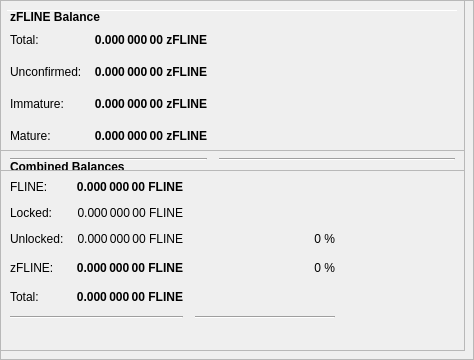
        <widget class="QFrame" name="frameObfuscation">
         <property name="minimumSize">
          <size>
           <width>0</width>
           <height>350</height>
          </size>
         </property>
         <property name="layoutDirection">
          <enum>Qt::LeftToRight</enum>
         </property>
         <property name="frameShape">
          <enum>QFrame::StyledPanel</enum>
         </property>
         <property name="frameShadow">
          <enum>QFrame::Raised</enum>
         </property>
         <widget class="QPushButton" name="runAutoDenom">
          <property name="geometry">
           <rect>
            <x>251</x>
            <y>17</y>
            <width>1</width>
            <height>1</height>
           </rect>
          </property>
          <property name="palette">
           <palette>
            <active>
             <colorrole role="WindowText">
              <brush brushstyle="SolidPattern">
               <color alpha="255">
                <red>0</red>
                <green>0</green>
                <blue>0</blue>
               </color>
              </brush>
             </colorrole>
             <colorrole role="Button">
              <brush brushstyle="SolidPattern">
               <color alpha="255">
                <red>239</red>
                <green>238</green>
                <blue>238</blue>
               </color>
              </brush>
             </colorrole>
             <colorrole role="Light">
              <brush brushstyle="SolidPattern">
               <color alpha="255">
                <red>255</red>
                <green>255</green>
                <blue>255</blue>
               </color>
              </brush>
             </colorrole>
             <colorrole role="Midlight">
              <brush brushstyle="SolidPattern">
               <color alpha="255">
                <red>247</red>
                <green>246</green>
                <blue>246</blue>
               </color>
              </brush>
             </colorrole>
             <colorrole role="Dark">
              <brush brushstyle="SolidPattern">
               <color alpha="255">
                <red>119</red>
                <green>119</green>
                <blue>119</blue>
               </color>
              </brush>
             </colorrole>
             <colorrole role="Mid">
              <brush brushstyle="SolidPattern">
               <color alpha="255">
                <red>159</red>
                <green>159</green>
                <blue>159</blue>
               </color>
              </brush>
             </colorrole>
             <colorrole role="Text">
              <brush brushstyle="SolidPattern">
               <color alpha="255">
                <red>0</red>
                <green>0</green>
                <blue>0</blue>
               </color>
              </brush>
             </colorrole>
             <colorrole role="BrightText">
              <brush brushstyle="SolidPattern">
               <color alpha="255">
                <red>255</red>
                <green>255</green>
                <blue>255</blue>
               </color>
              </brush>
             </colorrole>
             <colorrole role="ButtonText">
              <brush brushstyle="SolidPattern">
               <color alpha="255">
                <red>0</red>
                <green>0</green>
                <blue>0</blue>
               </color>
              </brush>
             </colorrole>
             <colorrole role="Base">
              <brush brushstyle="SolidPattern">
               <color alpha="255">
                <red>255</red>
                <green>255</green>
                <blue>255</blue>
               </color>
              </brush>
             </colorrole>
             <colorrole role="Window">
              <brush brushstyle="SolidPattern">
               <color alpha="255">
                <red>239</red>
                <green>238</green>
                <blue>238</blue>
               </color>
              </brush>
             </colorrole>
             <colorrole role="Shadow">
              <brush brushstyle="SolidPattern">
               <color alpha="255">
                <red>0</red>
                <green>0</green>
                <blue>0</blue>
               </color>
              </brush>
             </colorrole>
             <colorrole role="AlternateBase">
              <brush brushstyle="SolidPattern">
               <color alpha="255">
                <red>247</red>
                <green>246</green>
                <blue>246</blue>
               </color>
              </brush>
             </colorrole>
             <colorrole role="ToolTipBase">
              <brush brushstyle="SolidPattern">
               <color alpha="255">
                <red>255</red>
                <green>255</green>
                <blue>220</blue>
               </color>
              </brush>
             </colorrole>
             <colorrole role="ToolTipText">
              <brush brushstyle="SolidPattern">
               <color alpha="255">
                <red>0</red>
                <green>0</green>
                <blue>0</blue>
               </color>
              </brush>
             </colorrole>
            </active>
            <inactive>
             <colorrole role="WindowText">
              <brush brushstyle="SolidPattern">
               <color alpha="255">
                <red>0</red>
                <green>0</green>
                <blue>0</blue>
               </color>
              </brush>
             </colorrole>
             <colorrole role="Button">
              <brush brushstyle="SolidPattern">
               <color alpha="255">
                <red>239</red>
                <green>238</green>
                <blue>238</blue>
               </color>
              </brush>
             </colorrole>
             <colorrole role="Light">
              <brush brushstyle="SolidPattern">
               <color alpha="255">
                <red>255</red>
                <green>255</green>
                <blue>255</blue>
               </color>
              </brush>
             </colorrole>
             <colorrole role="Midlight">
              <brush brushstyle="SolidPattern">
               <color alpha="255">
                <red>247</red>
                <green>246</green>
                <blue>246</blue>
               </color>
              </brush>
             </colorrole>
             <colorrole role="Dark">
              <brush brushstyle="SolidPattern">
               <color alpha="255">
                <red>119</red>
                <green>119</green>
                <blue>119</blue>
               </color>
              </brush>
             </colorrole>
             <colorrole role="Mid">
              <brush brushstyle="SolidPattern">
               <color alpha="255">
                <red>159</red>
                <green>159</green>
                <blue>159</blue>
               </color>
              </brush>
             </colorrole>
             <colorrole role="Text">
              <brush brushstyle="SolidPattern">
               <color alpha="255">
                <red>0</red>
                <green>0</green>
                <blue>0</blue>
               </color>
              </brush>
             </colorrole>
             <colorrole role="BrightText">
              <brush brushstyle="SolidPattern">
               <color alpha="255">
                <red>255</red>
                <green>255</green>
                <blue>255</blue>
               </color>
              </brush>
             </colorrole>
             <colorrole role="ButtonText">
              <brush brushstyle="SolidPattern">
               <color alpha="255">
                <red>0</red>
                <green>0</green>
                <blue>0</blue>
               </color>
              </brush>
             </colorrole>
             <colorrole role="Base">
              <brush brushstyle="SolidPattern">
               <color alpha="255">
                <red>255</red>
                <green>255</green>
                <blue>255</blue>
               </color>
              </brush>
             </colorrole>
             <colorrole role="Window">
              <brush brushstyle="SolidPattern">
               <color alpha="255">
                <red>239</red>
                <green>238</green>
                <blue>238</blue>
               </color>
              </brush>
             </colorrole>
             <colorrole role="Shadow">
              <brush brushstyle="SolidPattern">
               <color alpha="255">
                <red>0</red>
                <green>0</green>
                <blue>0</blue>
               </color>
              </brush>
             </colorrole>
             <colorrole role="AlternateBase">
              <brush brushstyle="SolidPattern">
               <color alpha="255">
                <red>247</red>
                <green>246</green>
                <blue>246</blue>
               </color>
              </brush>
             </colorrole>
             <colorrole role="ToolTipBase">
              <brush brushstyle="SolidPattern">
               <color alpha="255">
                <red>255</red>
                <green>255</green>
                <blue>220</blue>
               </color>
              </brush>
             </colorrole>
             <colorrole role="ToolTipText">
              <brush brushstyle="SolidPattern">
               <color alpha="255">
                <red>0</red>
                <green>0</green>
                <blue>0</blue>
               </color>
              </brush>
             </colorrole>
            </inactive>
            <disabled>
             <colorrole role="WindowText">
              <brush brushstyle="SolidPattern">
               <color alpha="255">
                <red>119</red>
                <green>119</green>
                <blue>119</blue>
               </color>
              </brush>
             </colorrole>
             <colorrole role="Button">
              <brush brushstyle="SolidPattern">
               <color alpha="255">
                <red>239</red>
                <green>238</green>
                <blue>238</blue>
               </color>
              </brush>
             </colorrole>
             <colorrole role="Light">
              <brush brushstyle="SolidPattern">
               <color alpha="255">
                <red>255</red>
                <green>255</green>
                <blue>255</blue>
               </color>
              </brush>
             </colorrole>
             <colorrole role="Midlight">
              <brush brushstyle="SolidPattern">
               <color alpha="255">
                <red>247</red>
                <green>246</green>
                <blue>246</blue>
               </color>
              </brush>
             </colorrole>
             <colorrole role="Dark">
              <brush brushstyle="SolidPattern">
               <color alpha="255">
                <red>119</red>
                <green>119</green>
                <blue>119</blue>
               </color>
              </brush>
             </colorrole>
             <colorrole role="Mid">
              <brush brushstyle="SolidPattern">
               <color alpha="255">
                <red>159</red>
                <green>159</green>
                <blue>159</blue>
               </color>
              </brush>
             </colorrole>
             <colorrole role="Text">
              <brush brushstyle="SolidPattern">
               <color alpha="255">
                <red>119</red>
                <green>119</green>
                <blue>119</blue>
               </color>
              </brush>
             </colorrole>
             <colorrole role="BrightText">
              <brush brushstyle="SolidPattern">
               <color alpha="255">
                <red>255</red>
                <green>255</green>
                <blue>255</blue>
               </color>
              </brush>
             </colorrole>
             <colorrole role="ButtonText">
              <brush brushstyle="SolidPattern">
               <color alpha="255">
                <red>119</red>
                <green>119</green>
                <blue>119</blue>
               </color>
              </brush>
             </colorrole>
             <colorrole role="Base">
              <brush brushstyle="SolidPattern">
               <color alpha="255">
                <red>239</red>
                <green>238</green>
                <blue>238</blue>
               </color>
              </brush>
             </colorrole>
             <colorrole role="Window">
              <brush brushstyle="SolidPattern">
               <color alpha="255">
                <red>239</red>
                <green>238</green>
                <blue>238</blue>
               </color>
              </brush>
             </colorrole>
             <colorrole role="Shadow">
              <brush brushstyle="SolidPattern">
               <color alpha="255">
                <red>0</red>
                <green>0</green>
                <blue>0</blue>
               </color>
              </brush>
             </colorrole>
             <colorrole role="AlternateBase">
              <brush brushstyle="SolidPattern">
               <color alpha="255">
                <red>239</red>
                <green>238</green>
                <blue>238</blue>
               </color>
              </brush>
             </colorrole>
             <colorrole role="ToolTipBase">
              <brush brushstyle="SolidPattern">
               <color alpha="255">
                <red>255</red>
                <green>255</green>
                <blue>220</blue>
               </color>
              </brush>
             </colorrole>
             <colorrole role="ToolTipText">
              <brush brushstyle="SolidPattern">
               <color alpha="255">
                <red>0</red>
                <green>0</green>
                <blue>0</blue>
               </color>
              </brush>
             </colorrole>
            </disabled>
           </palette>
          </property>
          <property name="focusPolicy">
           <enum>Qt::NoFocus</enum>
          </property>
          <property name="autoFillBackground">
           <bool>true</bool>
          </property>
          <property name="text">
           <string/>
          </property>
          <property name="flat">
           <bool>true</bool>
          </property>
         </widget>
         <widget class="Line" name="line">
          <property name="geometry">
           <rect>
            <x>7</x>
            <y>10</y>
            <width>451</width>
            <height>1</height>
           </rect>
          </property>
          <property name="orientation">
           <enum>Qt::Horizontal</enum>
          </property>
         </widget>
         <widget class="QFrame" name="frame_3">
          <property name="geometry">
           <rect>
            <x>0</x>
            <y>150</y>
            <width>465</width>
            <height>201</height>
           </rect>
          </property>
          <property name="frameShape">
           <enum>QFrame::StyledPanel</enum>
          </property>
          <property name="frameShadow">
           <enum>QFrame::Raised</enum>
          </property>
          <layout class="QVBoxLayout" name="verticalLayout_5">
           <item>
            <layout class="QHBoxLayout" name="horizontalLayout_5" stretch="0">
             <item>
              <widget class="QLabel" name="label_5z">
               <property name="maximumSize">
                <size>
                 <width>16777215</width>
                 <height>20</height>
                </size>
               </property>
               <property name="font">
                <font>
                 <weight>75</weight>
                 <bold>true</bold>
                </font>
               </property>
               <property name="toolTip">
                <string>Combined Balances (including unconfirmed and immature coins)</string>
               </property>
               <property name="text">
                <string>&lt;html&gt;&lt;head/&gt;&lt;body&gt;&lt;p&gt;Combined Balances&lt;/p&gt;&lt;/body&gt;&lt;/html&gt;</string>
               </property>
              </widget>
             </item>
            </layout>
           </item>
           <item>
            <layout class="QGridLayout" name="gridLayout_3">
             <property name="spacing">
              <number>12</number>
             </property>
             <item row="7" column="0" colspan="2">
              <widget class="Line" name="lineSpendableBalance_3">
               <property name="orientation">
                <enum>Qt::Horizontal</enum>
               </property>
              </widget>
             </item>
             <item row="7" column="2">
              <widget class="Line" name="lineWatchBalance_3">
               <property name="sizePolicy">
                <sizepolicy hsizetype="Preferred" vsizetype="Fixed">
                 <horstretch>0</horstretch>
                 <verstretch>0</verstretch>
                </sizepolicy>
               </property>
               <property name="minimumSize">
                <size>
                 <width>140</width>
                 <height>0</height>
                </size>
               </property>
               <property name="orientation">
                <enum>Qt::Horizontal</enum>
               </property>
              </widget>
             </item>
             <item row="4" column="1">
              <widget class="QLabel" name="labelzBalancez">
               <property name="font">
                <font>
                 <weight>75</weight>
                 <bold>true</bold>
                </font>
               </property>
               <property name="cursor">
                <cursorShape>IBeamCursor</cursorShape>
               </property>
               <property name="toolTip">
                <string>Total of transactions that have yet to be confirmed, and do not yet count toward the spendable balance</string>
               </property>
               <property name="text">
                <string notr="true">0.000 000 00 FLINE</string>
               </property>
               <property name="alignment">
                <set>Qt::AlignRight|Qt::AlignTrailing|Qt::AlignVCenter</set>
               </property>
               <property name="textInteractionFlags">
                <set>Qt::LinksAccessibleByMouse|Qt::TextSelectableByKeyboard|Qt::TextSelectableByMouse</set>
               </property>
              </widget>
             </item>
             <item row="6" column="1">
              <widget class="QLabel" name="labelTotalz">
               <property name="font">
                <font>
                 <weight>75</weight>
                 <bold>true</bold>
                </font>
               </property>
               <property name="cursor">
                <cursorShape>IBeamCursor</cursorShape>
               </property>
               <property name="toolTip">
                <string>Total Balance, including unconfirmed and immature coins.</string>
               </property>
               <property name="text">
                <string notr="true">0.000 000 00 FLINE</string>
               </property>
               <property name="alignment">
                <set>Qt::AlignRight|Qt::AlignTrailing|Qt::AlignVCenter</set>
               </property>
               <property name="textInteractionFlags">
                <set>Qt::LinksAccessibleByMouse|Qt::TextSelectableByKeyboard|Qt::TextSelectableByMouse</set>
               </property>
              </widget>
             </item>
             <item row="4" column="3">
              <spacer name="horizontalSpacer_6">
               <property name="orientation">
                <enum>Qt::Horizontal</enum>
               </property>
               <property name="sizeHint" stdset="0">
                <size>
                 <width>40</width>
                 <height>20</height>
                </size>
               </property>
              </spacer>
             </item>
             <item row="6" column="0">
              <widget class="QLabel" name="labelTotalTextz">
               <property name="text">
                <string>Total:</string>
               </property>
              </widget>
             </item>
             <item row="1" column="0">
              <widget class="QLabel" name="labelBalanceTextz">
               <property name="text">
                <string>FLINE:</string>
               </property>
              </widget>
             </item>
             <item row="1" column="1">
              <widget class="QLabel" name="labelBalancez">
               <property name="font">
                <font>
                 <weight>75</weight>
                 <bold>true</bold>
                </font>
               </property>
               <property name="cursor">
                <cursorShape>IBeamCursor</cursorShape>
               </property>
               <property name="toolTip">
                <string>Your current spendable balance</string>
               </property>
               <property name="text">
                <string notr="true">0.000 000 00 FLINE</string>
               </property>
               <property name="alignment">
                <set>Qt::AlignRight|Qt::AlignTrailing|Qt::AlignVCenter</set>
               </property>
               <property name="textInteractionFlags">
                <set>Qt::LinksAccessibleByMouse|Qt::TextSelectableByKeyboard|Qt::TextSelectableByMouse</set>
               </property>
              </widget>
             </item>
             <item row="4" column="0">
              <widget class="QLabel" name="labelzBalanceTextz">
               <property name="toolTip">
                <string/>
               </property>
               <property name="text">
                <string>zFLINE:</string>
               </property>
              </widget>
             </item>
             <item row="4" column="2">
              <widget class="QLabel" name="labelzFLINEPercent">
               <property name="toolTip">
                <string>Current percentage of zFLINE.
If AutoMint is enabled this percentage will settle around the configured AutoMint percentage (default = 10%)</string>
               </property>
               <property name="text">
                <string>0 %</string>
               </property>
               <property name="alignment">
                <set>Qt::AlignRight|Qt::AlignTrailing|Qt::AlignVCenter</set>
               </property>
              </widget>
             </item>
             <item row="6" column="2">
              <widget class="QLabel" name="label100Percent">
               <property name="text">
                <string/>
               </property>
               <property name="alignment">
                <set>Qt::AlignRight|Qt::AlignTrailing|Qt::AlignVCenter</set>
               </property>
              </widget>
             </item>
             <item row="2" column="1">
              <widget class="QLabel" name="labelLockedBalance">
               <property name="toolTip">
                <string>Locked FLINE or Masternode collaterals. These are excluded from zFLINE minting.</string>
               </property>
               <property name="text">
                <string>0.000 000 00 FLINE</string>
               </property>
               <property name="alignment">
                <set>Qt::AlignRight|Qt::AlignTrailing|Qt::AlignVCenter</set>
               </property>
              </widget>
             </item>
             <item row="2" column="0">
              <widget class="QLabel" name="labelLockedBalanceText">
               <property name="toolTip">
                <string>Locked FLINE or Masternode collaterals. These are excluded from zFLINE minting.</string>
               </property>
               <property name="text">
                <string>Locked:</string>
               </property>
              </widget>
             </item>
             <item row="3" column="0">
              <widget class="QLabel" name="labelUnLockedBalanceText">
               <property name="toolTip">
                <string>Unlocked FLINEs. These can be used for zFLINE minting.</string>
               </property>
               <property name="text">
                <string>Unlocked:</string>
               </property>
              </widget>
             </item>
             <item row="3" column="1">
              <widget class="QLabel" name="labelUnLockedBalance">
               <property name="toolTip">
                <string>Unlocked FLINEs. These can be used for zFLINE minting.</string>
               </property>
               <property name="text">
                <string>0.000 000 00 FLINE</string>
               </property>
               <property name="alignment">
                <set>Qt::AlignRight|Qt::AlignTrailing|Qt::AlignVCenter</set>
               </property>
              </widget>
             </item>
             <item row="3" column="2">
              <widget class="QLabel" name="labelFLINEPercent">
               <property name="text">
                <string>0 %</string>
               </property>
               <property name="alignment">
                <set>Qt::AlignRight|Qt::AlignTrailing|Qt::AlignVCenter</set>
               </property>
              </widget>
             </item>
            </layout>
           </item>
           <item>
            <spacer name="verticalSpacer">
             <property name="orientation">
              <enum>Qt::Vertical</enum>
             </property>
             <property name="sizeHint" stdset="0">
              <size>
               <width>20</width>
               <height>40</height>
              </size>
             </property>
            </spacer>
           </item>
          </layout>
         </widget>
         <widget class="QFrame" name="frame_4">
          <property name="geometry">
           <rect>
            <x>0</x>
            <y>0</y>
            <width>465</width>
            <height>171</height>
           </rect>
          </property>
          <property name="frameShape">
           <enum>QFrame::StyledPanel</enum>
          </property>
          <property name="frameShadow">
           <enum>QFrame::Raised</enum>
          </property>
          <layout class="QVBoxLayout" name="verticalLayout_7">
           <item>
            <layout class="QHBoxLayout" name="horizontalLayout_8" stretch="0">
             <item>
              <widget class="QLabel" name="label_5z_3">
               <property name="maximumSize">
                <size>
                 <width>16777215</width>
                 <height>20</height>
                </size>
               </property>
               <property name="font">
                <font>
                 <weight>75</weight>
                 <bold>true</bold>
                </font>
               </property>
               <property name="text">
                <string>zFLINE Balance</string>
               </property>
              </widget>
             </item>
            </layout>
           </item>
           <item>
            <layout class="QGridLayout" name="gridLayout_5">
             <property name="spacing">
              <number>12</number>
             </property>
             <item row="4" column="0">
              <widget class="QLabel" name="labelzBalanceMatureText">
               <property name="toolTip">
                <string>Mature: more than 20 confirmation and more than 1 mints of the same denomination after it was minted.
These zFLINE are spendable.</string>
               </property>
               <property name="text">
                <string>Mature:</string>
               </property>
              </widget>
             </item>
             <item row="5" column="0" colspan="2">
              <widget class="Line" name="lineSpendableBalance_5">
               <property name="orientation">
                <enum>Qt::Horizontal</enum>
               </property>
              </widget>
             </item>
             <item row="1" column="1">
              <widget class="QLabel" name="labelzBalance">
               <property name="font">
                <font>
                 <weight>75</weight>
                 <bold>true</bold>
                </font>
               </property>
               <property name="cursor">
                <cursorShape>IBeamCursor</cursorShape>
               </property>
               <property name="toolTip">
                <string>All available zFLINE, unconfirmed and immature zFLINE included.</string>
               </property>
               <property name="text">
                <string notr="true">0.000 000 00 zFLINE</string>
               </property>
               <property name="alignment">
                <set>Qt::AlignRight|Qt::AlignTrailing|Qt::AlignVCenter</set>
               </property>
               <property name="textInteractionFlags">
                <set>Qt::LinksAccessibleByMouse|Qt::TextSelectableByKeyboard|Qt::TextSelectableByMouse</set>
               </property>
              </widget>
             </item>
             <item row="5" column="2">
              <widget class="Line" name="lineWatchBalance_5">
               <property name="sizePolicy">
                <sizepolicy hsizetype="Preferred" vsizetype="Fixed">
                 <horstretch>0</horstretch>
                 <verstretch>0</verstretch>
                </sizepolicy>
               </property>
               <property name="minimumSize">
                <size>
                 <width>140</width>
                 <height>0</height>
                </size>
               </property>
               <property name="orientation">
                <enum>Qt::Horizontal</enum>
               </property>
              </widget>
             </item>
             <item row="1" column="0">
              <widget class="QLabel" name="labelzBalanceText">
               <property name="toolTip">
                <string>All available zFLINE, unconfirmed and immature zFLINE included.</string>
               </property>
               <property name="text">
                <string>Total:</string>
               </property>
              </widget>
             </item>
             <item row="1" column="2">
              <spacer name="horizontalSpacer_8">
               <property name="orientation">
                <enum>Qt::Horizontal</enum>
               </property>
               <property name="sizeHint" stdset="0">
                <size>
                 <width>40</width>
                 <height>20</height>
                </size>
               </property>
              </spacer>
             </item>
             <item row="4" column="2">
              <spacer name="horizontalSpacer_4">
               <property name="orientation">
                <enum>Qt::Horizontal</enum>
               </property>
               <property name="sizeHint" stdset="0">
                <size>
                 <width>40</width>
                 <height>20</height>
                </size>
               </property>
              </spacer>
             </item>
             <item row="4" column="1">
              <widget class="QLabel" name="labelzBalanceMature">
               <property name="font">
                <font>
                 <weight>75</weight>
                 <bold>true</bold>
                </font>
               </property>
               <property name="toolTip">
                <string>Mature: more than 20 confirmation and more than 1 mints of the same denomination after it was minted.
These zFLINE are spendable.</string>
               </property>
               <property name="text">
                <string>0.000 000 00 zFLINE</string>
               </property>
               <property name="alignment">
                <set>Qt::AlignRight|Qt::AlignTrailing|Qt::AlignVCenter</set>
               </property>
              </widget>
             </item>
             <item row="2" column="0">
              <widget class="QLabel" name="labelzBalanceUnconfirmedText">
               <property name="toolTip">
                <string>Unconfirmed: less than 20 confirmations
Immature: confirmed, but less than 1 mints of the same denomination after it was minted</string>
               </property>
               <property name="text">
                <string>Unconfirmed:</string>
               </property>
              </widget>
             </item>
             <item row="2" column="1">
              <widget class="QLabel" name="labelzBalanceUnconfirmed">
               <property name="font">
                <font>
                 <weight>75</weight>
                 <bold>true</bold>
                </font>
               </property>
               <property name="toolTip">
                <string>Unconfirmed: less than 20 confirmations
Immature: confirmed, but less than 1 mints of the same denomination after it was minted</string>
               </property>
               <property name="text">
                <string>0.000 000 00 zFLINE</string>
               </property>
               <property name="alignment">
                <set>Qt::AlignRight|Qt::AlignTrailing|Qt::AlignVCenter</set>
               </property>
              </widget>
             </item>
             <item row="2" column="2">
              <spacer name="horizontalSpacer_5">
               <property name="orientation">
                <enum>Qt::Horizontal</enum>
               </property>
               <property name="sizeHint" stdset="0">
                <size>
                 <width>40</width>
                 <height>20</height>
                </size>
               </property>
              </spacer>
             </item>
             <item row="3" column="0">
              <widget class="QLabel" name="labelzBalanceImmatureText">
               <property name="toolTip">
                <string>Unconfirmed: less than 20 confirmations
Immature: confirmed, but less than 1 mints of the same denomination after it was minted</string>
               </property>
               <property name="text">
                <string>Immature:</string>
               </property>
              </widget>
             </item>
             <item row="3" column="1">
              <widget class="QLabel" name="labelzBalanceImmature">
               <property name="font">
                <font>
                 <weight>75</weight>
                 <bold>true</bold>
                </font>
               </property>
               <property name="toolTip">
                <string>Unconfirmed: less than 20 confirmations
Immature: confirmed, but less than 1 mints of the same denomination after it was minted</string>
               </property>
               <property name="text">
                <string>0.000 000 00 zFLINE</string>
               </property>
               <property name="alignment">
                <set>Qt::AlignRight|Qt::AlignTrailing|Qt::AlignVCenter</set>
               </property>
              </widget>
             </item>
             <item row="3" column="2">
              <spacer name="horizontalSpacer_7">
               <property name="orientation">
                <enum>Qt::Horizontal</enum>
               </property>
               <property name="sizeHint" stdset="0">
                <size>
                 <width>40</width>
                 <height>20</height>
                </size>
               </property>
              </spacer>
             </item>
            </layout>
           </item>
          </layout>
         </widget>
        </widget>
